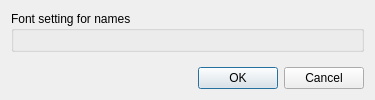
<?xml version="1.0" encoding="UTF-8"?>
<ui version="4.0">
 <class>PreProcessorBcGroupSettingDialog</class>
 <widget class="QDialog" name="PreProcessorBcGroupSettingDialog">
  <property name="geometry">
   <rect>
    <x>0</x>
    <y>0</y>
    <width>375</width>
    <height>100</height>
   </rect>
  </property>
  <property name="windowTitle">
   <string>Boundary Condition Display Setting</string>
  </property>
  <layout class="QVBoxLayout" name="verticalLayout_2">
   <item>
    <widget class="QGroupBox" name="fontSettingGroupBox">
     <property name="title">
      <string>Font setting for names</string>
     </property>
     <layout class="QVBoxLayout" name="verticalLayout">
      <item>
       <widget class="vtkTextPropertySettingWidget" name="fontSettingWidget" native="true"/>
      </item>
     </layout>
    </widget>
   </item>
   <item>
    <spacer name="verticalSpacer">
     <property name="orientation">
      <enum>Qt::Vertical</enum>
     </property>
     <property name="sizeHint" stdset="0">
      <size>
       <width>20</width>
       <height>5</height>
      </size>
     </property>
    </spacer>
   </item>
   <item>
    <widget class="QDialogButtonBox" name="buttonBox">
     <property name="orientation">
      <enum>Qt::Horizontal</enum>
     </property>
     <property name="standardButtons">
      <set>QDialogButtonBox::Cancel|QDialogButtonBox::Ok</set>
     </property>
    </widget>
   </item>
  </layout>
 </widget>
 <customwidgets>
  <customwidget>
   <class>vtkTextPropertySettingWidget</class>
   <extends>QWidget</extends>
   <header>guibase/vtktextpropertysettingwidget.h</header>
   <container>1</container>
  </customwidget>
 </customwidgets>
 <resources/>
 <connections>
  <connection>
   <sender>buttonBox</sender>
   <signal>accepted()</signal>
   <receiver>PreProcessorBcGroupSettingDialog</receiver>
   <slot>accept()</slot>
   <hints>
    <hint type="sourcelabel">
     <x>248</x>
     <y>254</y>
    </hint>
    <hint type="destinationlabel">
     <x>157</x>
     <y>274</y>
    </hint>
   </hints>
  </connection>
  <connection>
   <sender>buttonBox</sender>
   <signal>rejected()</signal>
   <receiver>PreProcessorBcGroupSettingDialog</receiver>
   <slot>reject()</slot>
   <hints>
    <hint type="sourcelabel">
     <x>316</x>
     <y>260</y>
    </hint>
    <hint type="destinationlabel">
     <x>286</x>
     <y>274</y>
    </hint>
   </hints>
  </connection>
 </connections>
</ui>
